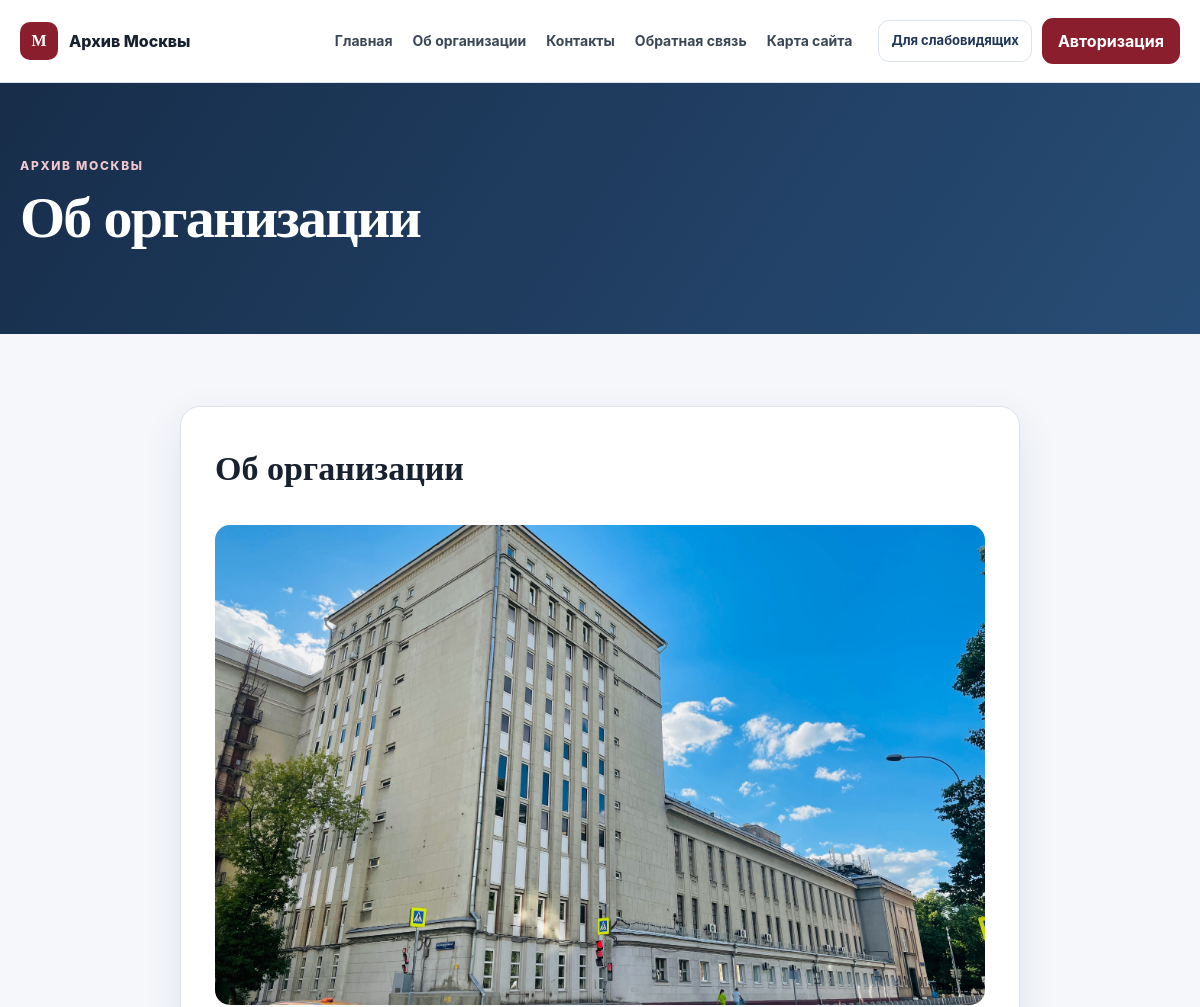
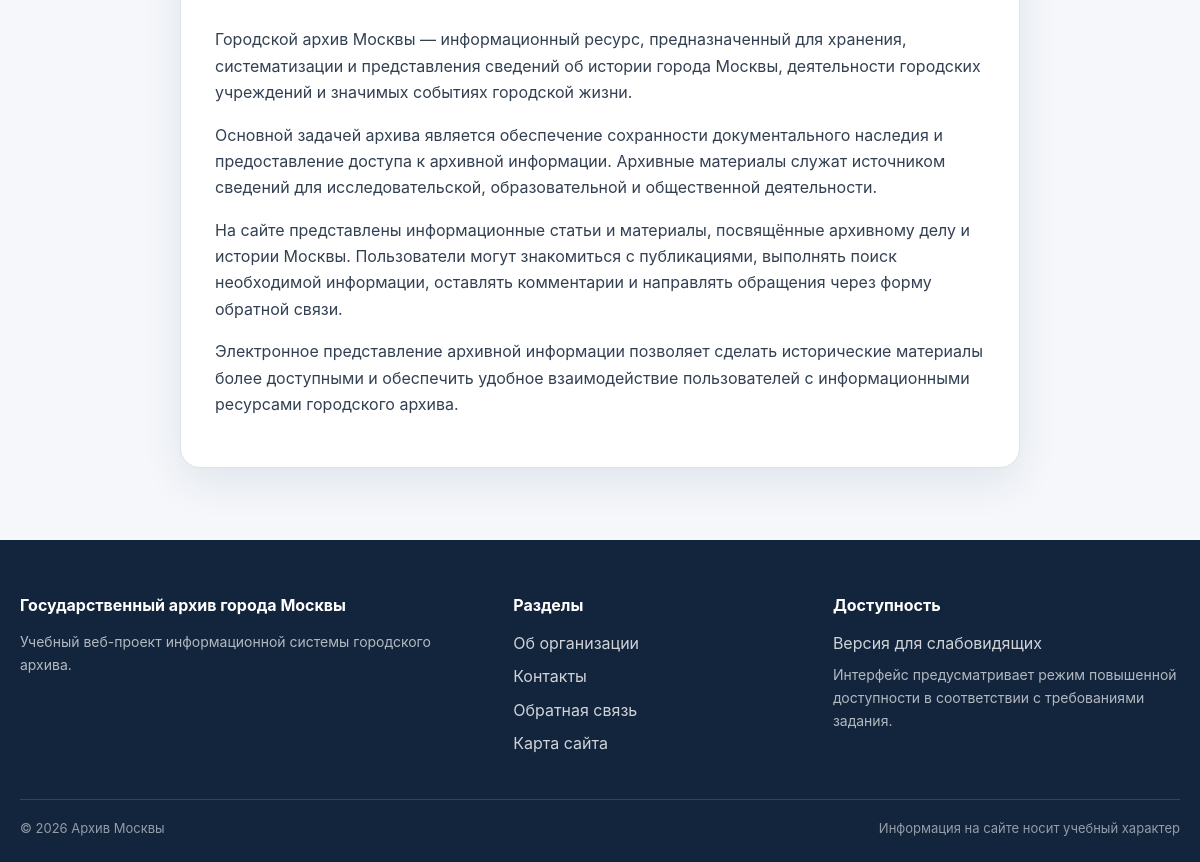
The page /about/ on the database its author committed (2 pictures, top to bottom).
### archive_app/models.py (models this page shows, shortened)
class AboutPage(models.Model):
    title = models.CharField('Заголовок', max_length=200, default='Об организации')
    text = models.TextField('Текст')
    image = models.ImageField('Изображение', upload_to='pages/about/', blank=True, null=True)
    image_alt = models.CharField('Описание изображения', max_length=255, blank=True)
    class Meta:
        verbose_name = 'Страница «Об организации»'
        verbose_name_plural = 'Страница «Об организации»'

### archive_app/views.py (the view)
# urls.py: path('about/', views.about, name='about'),
def about(request):
    page = AboutPage.objects.first()
    return render(request, 'archive_app/about.html', {'page': page})

### templates/archive_app/about.html (shortened to what this page needs)
{% extends 'archive_app/base.html' %}
{% block content %}
<section class="page-hero"><div class="container"><span class="eyebrow">Архив Москвы</span><h1>Об организации</h1></div></section>
<section class="section"><div class="container narrow">
{% if page %}
    <div class="content-card">
        <h2>{{ page.title }}</h2>
        {% if page.image %}<img class="page-image" src="{{ page.image.url }}" alt="{{ page.image_alt|default:page.title }}">{% endif %}
        <div class="prose">{{ page.text|linebreaks }}</div>
    </div>
{% else %}<div class="empty-state"><h2>Информация отсутствует</h2></div>{% endif %}
</div></section>
{% endblock %}

### static/css/style.css (style rules this page uses)
:root { --bg: #f5f7fb; --surface: #ffffff; --surface-2: #eef3f8; --text: #18212f; --muted: #647184; --line: #dce3ec; --primary: #8b1e2d; --primary-dark: #681520; --navy: #1e3658; --shadow: 0 14px 40px rgba(25, 45, 70, .09); --radius: 20px; }
* { box-sizing: border-box; }
html { scroll-behavior: smooth; }
body { margin: 0; background: var(--bg); color: var(--text); font-family: Inter, "Segoe UI", Arial, sans-serif; line-height: 1.65; }
img { max-width: 100%; display: block; }
.container { width: min(1180px, calc(100% - 40px)); margin: 0 auto; }
.narrow { width: min(840px, calc(100% - 40px)); }
.section { padding: 72px 0; }
.hero h1, .page-hero h1 { margin: 10px 0 16px; font-family: Georgia, "Times New Roman", serif; line-height: 1.08; letter-spacing: -.03em; }
.eyebrow { color: var(--primary); font-size: 12px; font-weight: 850; letter-spacing: .14em; text-transform: uppercase; }
.hero .eyebrow, .page-hero .eyebrow { color: #f0c7cd; }
.page-hero { padding: 68px 0; color: #fff; background: linear-gradient(125deg, #172d4a, #284d76); }
.page-hero h1 { font-size: clamp(38px, 5vw, 58px); }
.content-card, .sitemap-card, .panel, .auth-card { background: #fff; border: 1px solid var(--line); border-radius: var(--radius); box-shadow: var(--shadow); }
.content-card { padding: 34px; }
.content-card h2 { font-family: Georgia, serif; font-size: 34px; margin-top: 0; }
.page-image { width: 100%; max-height: 480px; object-fit: cover; border-radius: 15px; margin: 22px 0 28px; }
.prose { color: #334052; }

### rows shown on the page
AboutPage: title "Об организации", image (picture), text "Городской архив Москвы — информационный ресурс, предназначенный для хранения, систематизации и представления сведений об истории города Москвы, деятельности городских учреждений и значимых событиях городской жизни. Основной задачей архива является обеспечение сохранности документального наследия и предоставление доступа к архивной информации. Архивные материалы служат источником сведений для исследовательской, образовательной и общественной деятельности. На сайте представлены информационные статьи и материалы, посвящённые архивному делу и истории Москвы. Пользователи могут знакомиться с публикациями, выполнять поиск необходимой информации, оставлять комментарии и направлять обращения через…"
